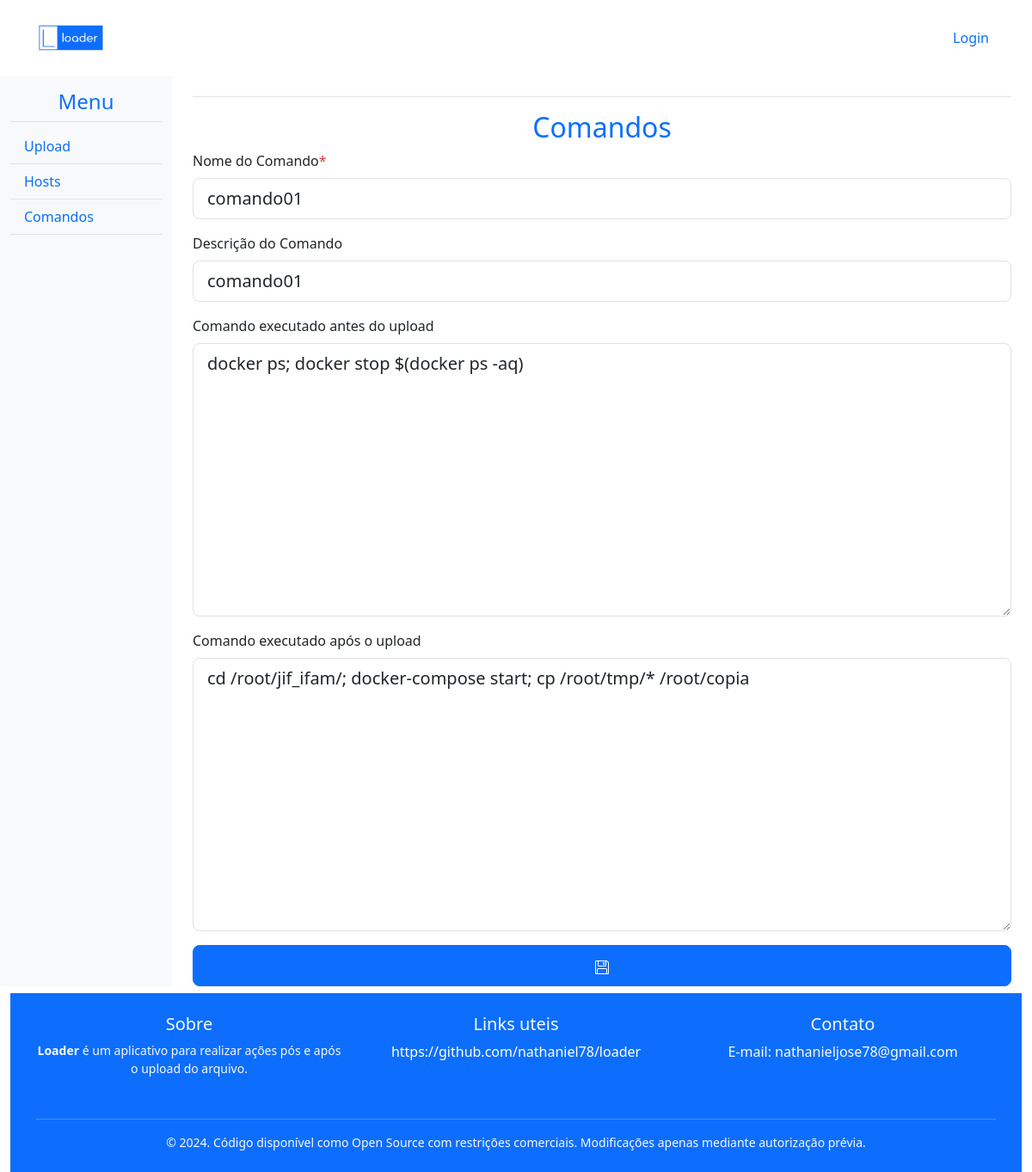
The app's page /command/update/1/ with its own data.
### app/models.py (models this page shows, shortened)
class Command(models.Model):
    name = models.CharField(max_length=50)
    description = models.CharField(max_length=100, blank=True, null=True)
    command_before = models.TextField(blank=True, null=True)
    command_after = models.TextField(blank=True, null=True)
    date_create = models.DateTimeField(auto_now_add=True, editable=False)
    date_update = models.DateTimeField(auto_now=True)

### app/views.py (the view, shortened to what this page needs)
# urls.py: path('command/update/<int:id>/', CommandUpdateView.as_view(), name='command_update'),
class CommandUpdateView(View):
    def get(self, request, id):
        instancia = get_object_or_404(Command, id=id)
        form = CommandForm(instance=instancia)
        context = {
            'form': form,
            'instancia': instancia
        }
        return render(request, 'pages/command_form.html', context)

### app/forms.py
class CommandForm(forms.ModelForm):
    class Meta:
        model = Command
        fields = ['name', 'description', 'command_before', 'command_after']

### app/templates/pages/command_form.html (shortened to what this page needs)
{% extends 'fragments/base.html' %}
{% load widget_tweaks %}
{% load static %}
{% block content %}
  <h2 class="text-center text-primary">Comandos</h2>
  <form action="" method="post">
    <div class="custom-file mb-3">
      {% if form.name.field.required %}
          <label for="name" class="form-label">Nome do Comando<span class="text-danger">*</span></label>
      {% else %}
          <label for="name" class="form-label">Nome do Comando</label>
      {% endif %}
      {{ form.name|attr:"class:form-control form-control-lg"|attr:"placeholder:Nome para identificar o comando"|attr:"id:name"|attr:"name:name" }}
    </div>
    <div class="custom-file mb-3">
      {% if form.description.field.required %}
          <label for="description" class="form-label">Descrição do Comando<span class="text-danger">*</span></label>
      {% else %}
          <label for="description" class="form-label">Descrição do Comando</label>
      {% endif %}
      {{ form.description|attr:"class:form-control form-control-lg"|attr:"placeholder:Descrição do comando"|attr:"id:description"|attr:"name:description" }}
    </div>
    <div class="custom-file mb-3">
      {% if form.command_before.field.required %}
          <label for="command_before" class="form-label">Comando executado antes do upload<span class="text-danger">*</span></label>
      {% else %}
          <label for="command_before" class="form-label">Comando executado antes do upload</label>
      {% endif %}
      {{ form.command_before|attr:"class:form-control form-control-lg"|attr:"placeholder:Exemplo de comando antes do upload do arquivo: systemctl restart apache; systemctl restart mysql"|attr:"id:command_before"|attr:"name:command_before" }}
    </div>
    <div class="custom-file mb-3">
      {% if form.command_after.field.required %}
          <label for="command_after" class="form-label">Comando executado após o upload <span class="text-danger">*</span></label>
      {% else %}
          <label for="command_after" class="form-label">Comando executado após o upload</label>
      {% endif %}
      {{ form.command_after|attr:"class:form-control form-control-lg"|attr:"placeholder:Exemplo de comando após upload do arquivo: systemctl restart apache; systemctl restart mysql"|attr:"id:command_after"|attr:"name:command_after" }}
      </div>
      <button type="submit" class="btn btn-primary btn-lg btn-block w-100">
      </button>
  </form>
{% endblock %}

### app/static/css/style.css (style rules this page uses)
html, body { height: 100%; margin: 0; display: flex; flex-direction: column; }

### records on screen
Command: name "comando01", description "comando01", command_before "docker ps; docker stop $(docker ps -aq)", command_after "cd /root/jif_ifam/; docker-compose start; cp /root/tmp/* /root/copia"
